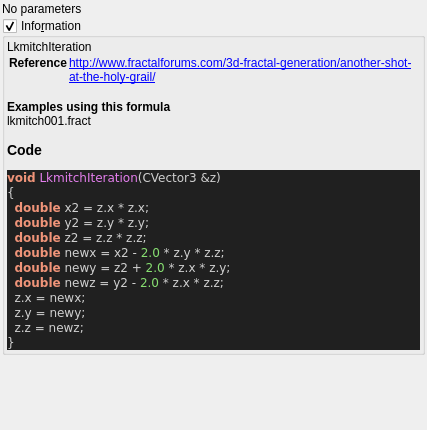
<?xml version="1.0" encoding="UTF-8"?>
<ui version="4.0">
 <class>lkmitch</class>
 <widget class="QWidget" name="Form">
  <property name="geometry">
   <rect>
    <x>0</x>
    <y>0</y>
    <width>427</width>
    <height>430</height>
   </rect>
  </property>
  <property name="windowTitle">
   <string notr="true">lkmitch</string>
  </property>
  <layout class="QVBoxLayout" name="verticalLayout">
   <property name="spacing">
    <number>2</number>
   </property>
   <property name="leftMargin">
    <number>2</number>
   </property>
   <property name="topMargin">
    <number>2</number>
   </property>
   <property name="rightMargin">
    <number>2</number>
   </property>
   <item>
    <widget class="QLabel" name="label">
     <property name="text">
      <string>No parameters</string>
     </property>
    </widget>
   </item>
   <item>
    <widget class="MyGroupBox" name="groupCheck_info">
     <property name="title">
      <string>Info&amp;rmation</string>
     </property>
     <property name="flat">
      <bool>false</bool>
     </property>
     <property name="checkable">
      <bool>true</bool>
     </property>
     <layout class="QVBoxLayout" name="verticalLayout_2">
      <property name="spacing">
       <number>2</number>
      </property>
      <property name="leftMargin">
       <number>2</number>
      </property>
      <property name="topMargin">
       <number>2</number>
      </property>
      <property name="rightMargin">
       <number>2</number>
      </property>
      <property name="bottomMargin">
       <number>2</number>
      </property>
      <item>
       <widget class="QLabel" name="label_code_content">
        <property name="text">
         <string notr="true">&lt;p&gt;LkmitchIteration&lt;/p&gt;&lt;table&gt;
&lt;tr&gt;&lt;th&gt;Reference&lt;/th&gt;&lt;td&gt;&lt;a href=&quot;http://www.fractalforums.com/3d-fractal-generation/another-shot-at-the-holy-grail/&quot;&gt;http://www.fractalforums.com/3d-fractal-generation/another-shot-at-the-holy-grail/&lt;br&gt;
&lt;/td&gt;&lt;/tr&gt;
&lt;/table&gt;
&lt;br&gt;&lt;b&gt;Examples using this formula&lt;/b&gt;&lt;br&gt;lkmitch001.fract&lt;h3&gt;Code&lt;/h3&gt;
&lt;body style=&quot;background-color:#202020&quot;&gt;
&lt;pre style=&quot;color:#d0d0d0; background-color:#202020;  font-family:'Courier New',monospace;&quot;&gt;&lt;span style=&quot;color:#f09479; font-weight:bold&quot;&gt;void&lt;/span&gt; &lt;span style=&quot;color:#e47eed&quot;&gt;LkmitchIteration&lt;/span&gt;&lt;span style=&quot;color:#d0d0d0&quot;&gt;(&lt;/span&gt;CVector3 &lt;span style=&quot;color:#d0d0d0&quot;&gt;&amp;amp;&lt;/span&gt;z&lt;span style=&quot;color:#d0d0d0&quot;&gt;)&lt;/span&gt;
&lt;span style=&quot;color:#d0d0d0&quot;&gt;{&lt;/span&gt;
  &lt;span style=&quot;color:#f09479; font-weight:bold&quot;&gt;double&lt;/span&gt; x2 &lt;span style=&quot;color:#d0d0d0&quot;&gt;=&lt;/span&gt; z&lt;span style=&quot;color:#d0d0d0&quot;&gt;.&lt;/span&gt;x &lt;span style=&quot;color:#d0d0d0&quot;&gt;*&lt;/span&gt; z&lt;span style=&quot;color:#d0d0d0&quot;&gt;.&lt;/span&gt;x&lt;span style=&quot;color:#d0d0d0&quot;&gt;;&lt;/span&gt;
  &lt;span style=&quot;color:#f09479; font-weight:bold&quot;&gt;double&lt;/span&gt; y2 &lt;span style=&quot;color:#d0d0d0&quot;&gt;=&lt;/span&gt; z&lt;span style=&quot;color:#d0d0d0&quot;&gt;.&lt;/span&gt;y &lt;span style=&quot;color:#d0d0d0&quot;&gt;*&lt;/span&gt; z&lt;span style=&quot;color:#d0d0d0&quot;&gt;.&lt;/span&gt;y&lt;span style=&quot;color:#d0d0d0&quot;&gt;;&lt;/span&gt;
  &lt;span style=&quot;color:#f09479; font-weight:bold&quot;&gt;double&lt;/span&gt; z2 &lt;span style=&quot;color:#d0d0d0&quot;&gt;=&lt;/span&gt; z&lt;span style=&quot;color:#d0d0d0&quot;&gt;.&lt;/span&gt;z &lt;span style=&quot;color:#d0d0d0&quot;&gt;*&lt;/span&gt; z&lt;span style=&quot;color:#d0d0d0&quot;&gt;.&lt;/span&gt;z&lt;span style=&quot;color:#d0d0d0&quot;&gt;;&lt;/span&gt;
  &lt;span style=&quot;color:#f09479; font-weight:bold&quot;&gt;double&lt;/span&gt; newx &lt;span style=&quot;color:#d0d0d0&quot;&gt;=&lt;/span&gt; x2 &lt;span style=&quot;color:#d0d0d0&quot;&gt;-&lt;/span&gt; &lt;span style=&quot;color:#87df71&quot;&gt;2.0&lt;/span&gt; &lt;span style=&quot;color:#d0d0d0&quot;&gt;*&lt;/span&gt; z&lt;span style=&quot;color:#d0d0d0&quot;&gt;.&lt;/span&gt;y &lt;span style=&quot;color:#d0d0d0&quot;&gt;*&lt;/span&gt; z&lt;span style=&quot;color:#d0d0d0&quot;&gt;.&lt;/span&gt;z&lt;span style=&quot;color:#d0d0d0&quot;&gt;;&lt;/span&gt;
  &lt;span style=&quot;color:#f09479; font-weight:bold&quot;&gt;double&lt;/span&gt; newy &lt;span style=&quot;color:#d0d0d0&quot;&gt;=&lt;/span&gt; z2 &lt;span style=&quot;color:#d0d0d0&quot;&gt;+&lt;/span&gt; &lt;span style=&quot;color:#87df71&quot;&gt;2.0&lt;/span&gt; &lt;span style=&quot;color:#d0d0d0&quot;&gt;*&lt;/span&gt; z&lt;span style=&quot;color:#d0d0d0&quot;&gt;.&lt;/span&gt;x &lt;span style=&quot;color:#d0d0d0&quot;&gt;*&lt;/span&gt; z&lt;span style=&quot;color:#d0d0d0&quot;&gt;.&lt;/span&gt;y&lt;span style=&quot;color:#d0d0d0&quot;&gt;;&lt;/span&gt;
  &lt;span style=&quot;color:#f09479; font-weight:bold&quot;&gt;double&lt;/span&gt; newz &lt;span style=&quot;color:#d0d0d0&quot;&gt;=&lt;/span&gt; y2 &lt;span style=&quot;color:#d0d0d0&quot;&gt;-&lt;/span&gt; &lt;span style=&quot;color:#87df71&quot;&gt;2.0&lt;/span&gt; &lt;span style=&quot;color:#d0d0d0&quot;&gt;*&lt;/span&gt; z&lt;span style=&quot;color:#d0d0d0&quot;&gt;.&lt;/span&gt;x &lt;span style=&quot;color:#d0d0d0&quot;&gt;*&lt;/span&gt; z&lt;span style=&quot;color:#d0d0d0&quot;&gt;.&lt;/span&gt;z&lt;span style=&quot;color:#d0d0d0&quot;&gt;;&lt;/span&gt;
  z&lt;span style=&quot;color:#d0d0d0&quot;&gt;.&lt;/span&gt;x &lt;span style=&quot;color:#d0d0d0&quot;&gt;=&lt;/span&gt; newx&lt;span style=&quot;color:#d0d0d0&quot;&gt;;&lt;/span&gt;
  z&lt;span style=&quot;color:#d0d0d0&quot;&gt;.&lt;/span&gt;y &lt;span style=&quot;color:#d0d0d0&quot;&gt;=&lt;/span&gt; newy&lt;span style=&quot;color:#d0d0d0&quot;&gt;;&lt;/span&gt;
  z&lt;span style=&quot;color:#d0d0d0&quot;&gt;.&lt;/span&gt;z &lt;span style=&quot;color:#d0d0d0&quot;&gt;=&lt;/span&gt; newz&lt;span style=&quot;color:#d0d0d0&quot;&gt;;&lt;/span&gt;
&lt;span style=&quot;color:#d0d0d0&quot;&gt;}&lt;/span&gt;
&lt;/pre&gt;
&lt;/body&gt;</string>
        </property>
        <property name="wordWrap">
         <bool>true</bool>
        </property>
        <property name="openExternalLinks">
         <bool>true</bool>
        </property>
        <property name="textInteractionFlags">
         <set>Qt::LinksAccessibleByMouse|Qt::TextSelectableByMouse</set>
        </property>
       </widget>
      </item>
     </layout>
    </widget>
   </item>
   <item>
    <spacer name="verticalSpacer">
     <property name="orientation">
      <enum>Qt::Vertical</enum>
     </property>
     <property name="sizeHint" stdset="0">
      <size>
       <width>20</width>
       <height>40</height>
      </size>
     </property>
    </spacer>
   </item>
  </layout>
 </widget>
 <customwidgets>
  <customwidget>
   <class>MyGroupBox</class>
   <extends>QGroupBox</extends>
   <header>my_group_box.h</header>
   <container>1</container>
  </customwidget>
 </customwidgets>
 <tabstops>
  <tabstop>groupCheck_info</tabstop>
 </tabstops>
 <resources/>
 <connections/>
</ui>
